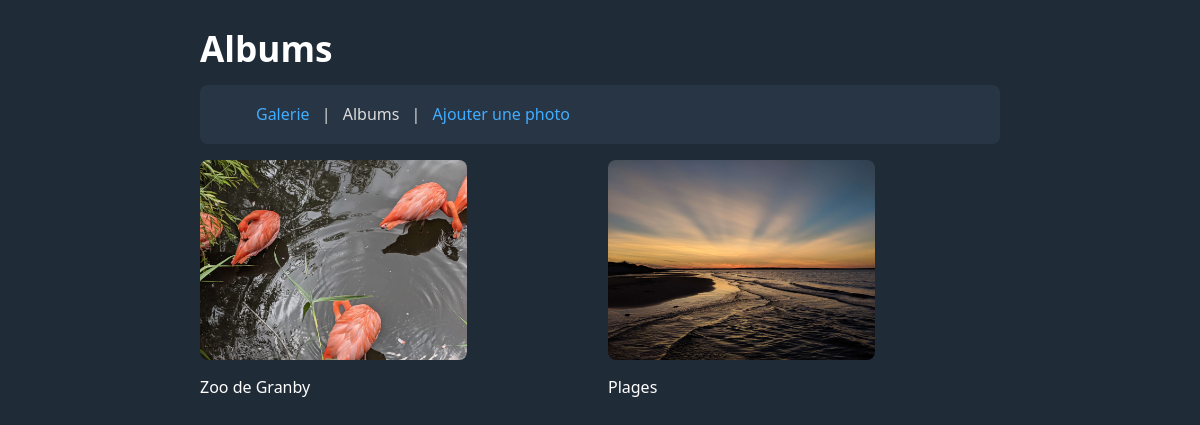
The app's page /?action=albums with its own data.
### tables this page shows
CREATE TABLE album (
    id INT AUTO_INCREMENT PRIMARY KEY,
    name VARCHAR(255) UNIQUE,
    featured_photo_id INT,
    FOREIGN KEY (featured_photo_id) REFERENCES photo(id) ON DELETE SET NULL
);

CREATE TABLE photo (
    id INT AUTO_INCREMENT PRIMARY KEY,
    description TEXT NOT NULL DEFAULT '',
    timestamp DATETIME DEFAULT NULL,
    latitude DOUBLE DEFAULT NULL,
    longitude DOUBLE DEFAULT NULL,
    filepath VARCHAR(4096)
);

### controllers/albums.php (called while the page is built, shortened)
<?php
require_once(__DIR__ . '/../models/album.php');
class AlbumsController {
    private $model;
    public function __construct($db) {
        $this->model = new AlbumModel($db);
    }
    public function handle($get) {
        $albums = $this->model->getAll();
        include(__DIR__ . '/../views/albums.php');
    }
}
?>

### models/album.php (called while the page is built, shortened)
<?php
class AlbumModel {
    private $db;
    public function __construct($db) {
        $this->db = $db;
    }
    public function getAll() {
        $query = $this->db->query("
            SELECT album.id, album.name, photo.filepath AS featured_photo_filepath
                FROM album
                LEFT JOIN photo
                    ON photo.id = album.featured_photo_id
        ");
        return $query->fetchAll();
    }
}
?>

### views/albums.php (the view, shortened to what this page needs)
<?php
require_once(__DIR__ . '/../helpers.php');
?>
<body>
<h1>Albums</h1>
<nav>
    <ul>
        <li><a href="?">Galerie</a></li>
        <li>Albums</li>
        <li><a href="?action=add_photo">Ajouter une photo</a></li>
    </ul>
</nav>
<ul id="gallery">
    <?php foreach ($albums as $album): ?>
        <li>
            <a href="?action=view_album&id=<?= $album['id'] ?>">
                <img src="<?= $album['featured_photo_filepath'] ?>" alt="<?= $album['name'] ?>">
                <p><?= $album["name"] ?></p>
            </a>
        </li>
    <?php endforeach; ?>
</ul>
</body>
</html>

### water.css (style rules this page uses)
:root { --background-body: #202b38; --background: #161f27; --background-alt: #1a242f; --selection: #1c76c5; --text-main: #dbdbdb; --text-bright: #fff; --text-muted: #a9b1ba; --links: #41adff; --focus: #0096bfab; --border: #526980; --code: #ffbe85; --animation-duration: 0.1s; --button-base: #0c151c; --button-hover: #040a0f; --scrollbar-thumb: var(--button-hover); --scrollbar-thumb-hover: rgb(0, 0, 0); --form-placeholder: #a9a9a9; --form-text: #fff; --variable: #d941e2; --highlight: #efdb43; }
html { scrollbar-color: #040a0f #202b38; scrollbar-color: var(--scrollbar-thumb) var(--background-body); scrollbar-width: thin; }
body { font-family: system-ui, -apple-system, BlinkMacSystemFont, 'Segoe UI', 'Roboto', 'Oxygen', 'Ubuntu', 'Cantarell', 'Fira Sans', 'Droid Sans', 'Helvetica Neue', 'Segoe UI Emoji', 'Apple Color Emoji', 'Noto Color Emoji', sans-serif; line-height: 1.4; max-width: 800px; margin: 20px auto; padding: 0 10px; word-wrap: break-word; color: #dbdbdb; color: var(--text-main); background: #202b38; background: var(--background-body); text-rendering: optimizeLegibility; }
h1 { font-size: 2.2em; margin-top: 0; }
h1, h2, h3, h4, h5, h6 { margin-bottom: 12px; margin-top: 24px; }
h1 { color: #fff; color: var(--text-bright); }
h1, h2, h3, h4, h5, h6, b, strong, th { font-weight: 600; }
::placeholder { color: #a9a9a9; color: var(--form-placeholder); }
a { text-decoration: none; color: #41adff; color: var(--links); }
img, video { max-width: 100%; height: auto; }

### gallery.css (style rules this page uses)
nav { background-color: #283545; border-radius: 8px; padding: 2px 16px; margin-bottom: 16px; }
nav li { display: inline; margin: 0; padding: 0; }
nav li:not(:last-child)::after { content: " | "; margin: 0 8px; }
#gallery { display: flex; flex-wrap: wrap; gap: 16px; list-style: none; padding: 0; margin: 0; }
#gallery a { text-decoration: none !important; color: #ffffff; }
#gallery img { max-width: 100%; max-height: 200px; width: auto; height: auto; display: block; border-radius: 8px; }
#gallery li { flex: 1 1 calc(25% - 16px); box-sizing: border-box; }

### records on screen
album: featured_photo.filepath (picture), name "Zoo de Granby"
album: featured_photo.filepath (picture), name "Plages"
